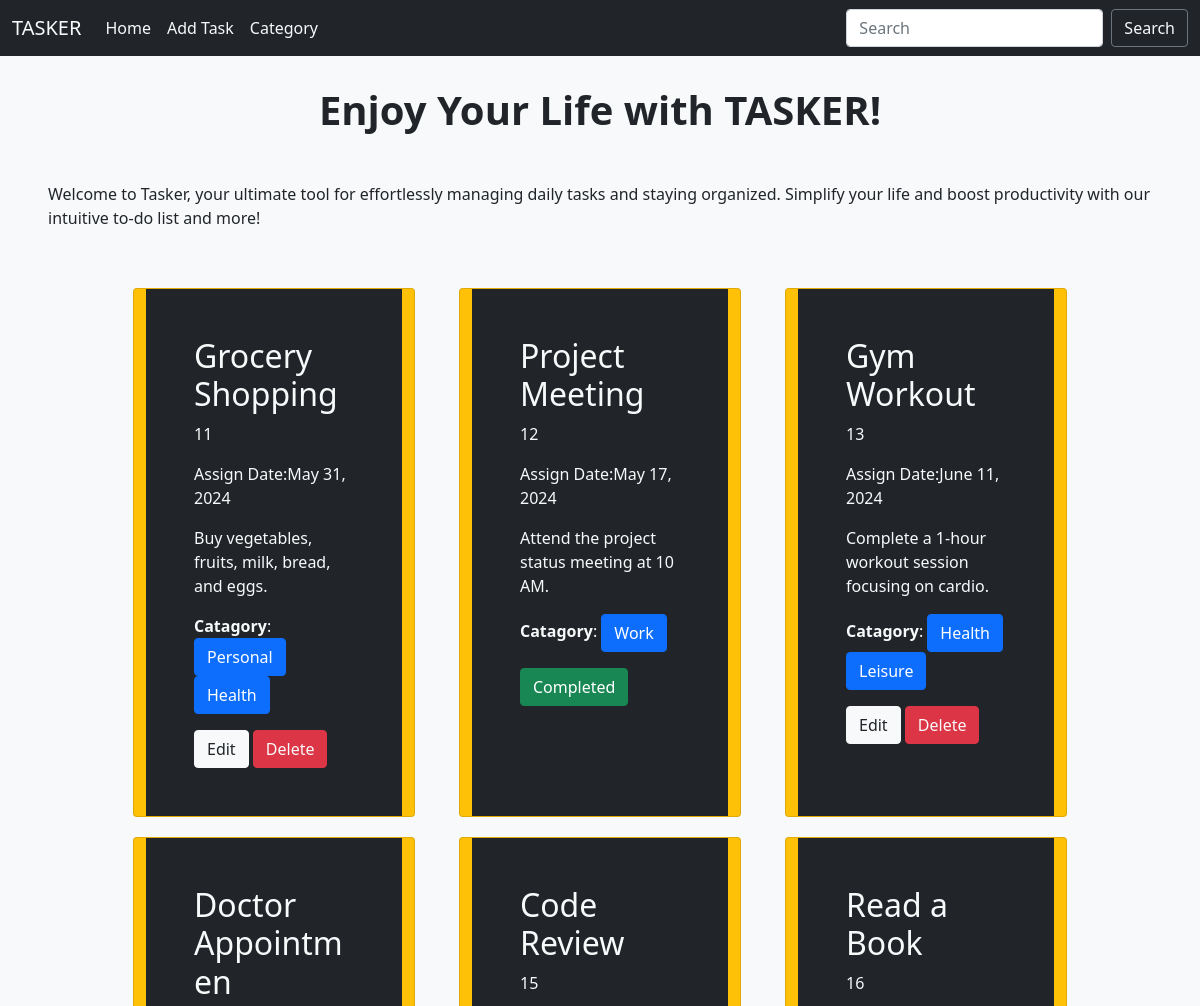
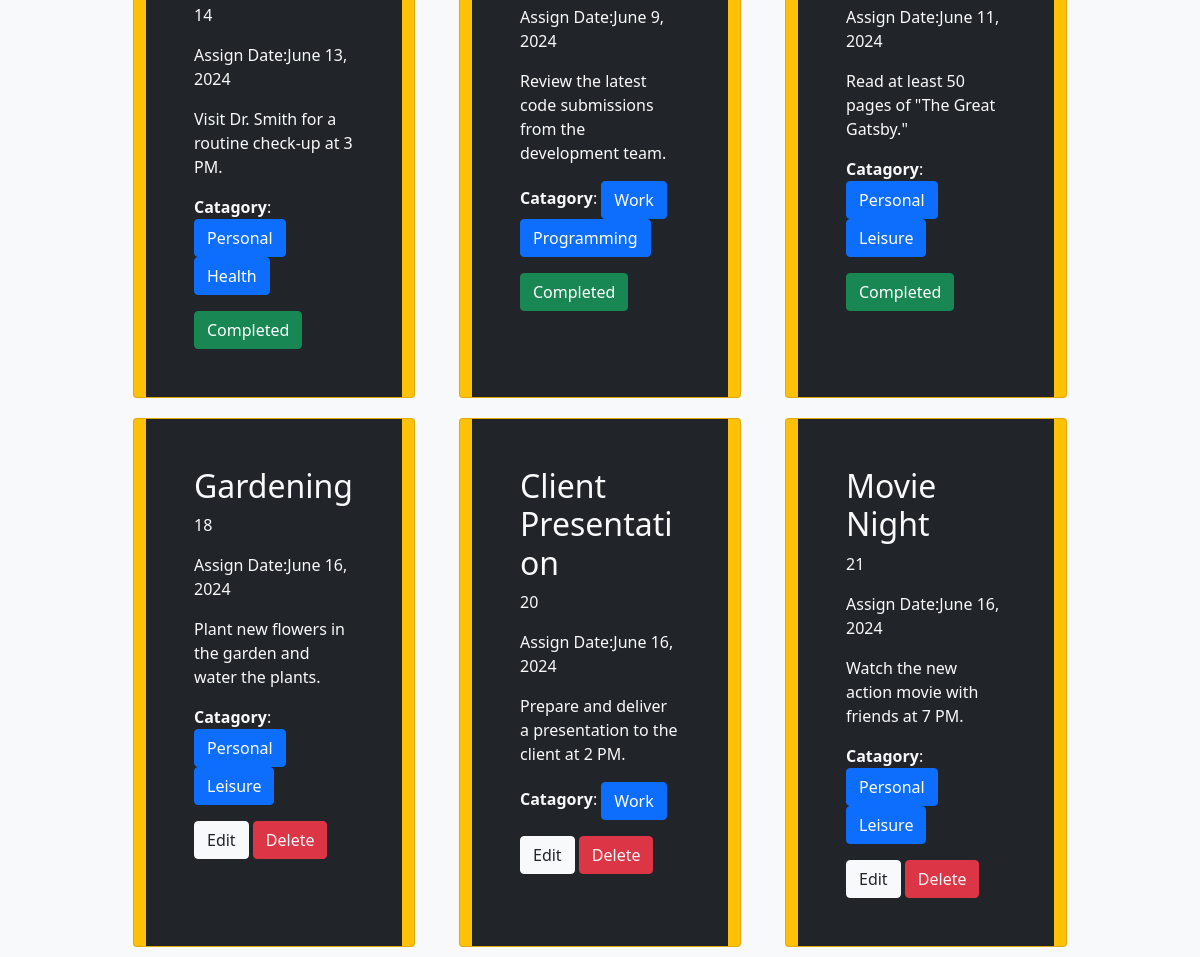
The page / on the database its author committed (2 pictures, top to bottom).
### task/models.py (models this page shows)
class Task(models.Model):
    Title=models.CharField(max_length=50)
    TaskDescription=models.TextField()
    Date=models.DateField()
    catagory=models.ManyToManyField(Category)
    complete=models.BooleanField(default=False)
    def __str__(self):
      return self.Title

### category/models.py (models this page shows)
class Category(models.Model):
   name=models.CharField(max_length=30)
   def __str__(self):
      return self.name

### Task_management/views.py (the view)
# urls.py: 2. Add a URL to urlpatterns:  path('', views.home, name='home')
def home(request):
    form=Task.objects.all()
    print(form)
    return render (request,'base.html',{'form':form})

### templates/base.html (shortened to what this page needs)
<!doctype html>
<html lang="en">
  <head>
    <link href="https://cdn.jsdelivr.net/npm/bootstrap@5.0.2/dist/css/bootstrap.min.css" rel="stylesheet">
    <nav class="navbar navbar-expand-lg navbar-light bg-dark">
        <div class="container-fluid">
          <a class="navbar-brand text-light" href="#">TASKER</a>
          <div class="collapse navbar-collapse" id="navbarSupportedContent">
            <ul class="navbar-nav me-auto mb-2 mb-lg-0">
              <li class="nav-item">
                <a class="nav-link active text-light" aria-current="page" href="{% url 'home' %}">Home</a>
              </li>
              <li class="nav-item">
                <a class="nav-link text-light" href="{% url 'add_task' %}">Add Task</a>
              </li>
              <li class="nav-item">
                <a class="nav-link text-light" href="{% url 'add_category' %}">Category</a>
              </li>
            </ul>
            <form class="d-flex">
              <input class="form-control me-2" type="search" placeholder="Search" aria-label="Search">
              <button class="btn btn-outline-secondary text-light" type="submit">Search</button>
            </form>
          </div>
        </div>
      </nav>
  </head>
  <body class='bg-light'>
    {%  block content %}
  <h1>  <b style="margin-top:30px;" class='row d-flex text-light justify-content-center text-dark'>Enjoy Your Life with TASKER!</b></h1>
  <p class='row d-flex justify-content-center m-5'>Welcome to Tasker, your ultimate tool for effortlessly managing daily tasks and staying organized. Simplify your life and boost productivity with our intuitive to-do list and more! </p>
  <div class="row d-flex justify-content-center">
    {% for i in form %}
    <div style="margin:10px" class="row col-lg-3 col-md-4 col-sm-6 d-flex flex-wrap ">
      <div class="card bg-warning">
        <div class="card-body bg-dark text-light p-5">
          <h2 style="align-item:center" class="card-title">{{i.Title}}</h2>
          <p class="card-text">{{i.id}}</p>
          <p class="card-text">Assign Date:{{i.Date}}</p>
          <p class="card-text">{{i.TaskDescription}}</p>
         <p><b> Catagory</b>:
          {% for j in i.catagory.all %}
          <button class='btn btn-primary' type='submit'>   {{j}} </button>
          {% endfor %}
        </p>
           {% if  i.complete %}
             <input class='btn btn-success' type='button' value='Completed'>
          {% else %}
             <a href='{% url "edit_task" i.id %}'  class='btn btn-light text-dark' > Edit </a>
             <a href='{% url "delete_task" i.id %}'  class='btn btn-danger text-light' > Delete </a>
            {% endif %}
        </div>
      </div>
    </div>
    {% endfor %}
  </div>
    {% endblock %}
  </body>
</html>

### rows shown on the page
Task: Title "Grocery Shopping", id "11", Date "May 31, 2024", TaskDescription "Buy vegetables, fruits, milk, bread, and eggs.", complete "Edit"
Category: name "Personal"
Category: name "Health"
Task: Title "Project Meeting", id "12", Date "May 17, 2024", TaskDescription "Attend the project status meeting at 10 AM."
Category: name "Work"
Task: Title "Gym Workout", id "13", Date "June 11, 2024", TaskDescription "Complete a 1-hour workout session focusing on cardio.", complete "Edit"
Category: name "Leisure"
Task: Title "Doctor Appointmen", id "14", Date "June 13, 2024", TaskDescription "Visit Dr. Smith for a routine check-up at 3 PM."
Task: Title "Code Review", id "15", Date "June 9, 2024", TaskDescription "Review the latest code submissions from the development team."
Category: name "Programming"
Task: Title "Read a Book", id "16", Date "June 11, 2024", TaskDescription "Read at least 50 pages of \"The Great Gatsby.\""
Task: Title "Gardening", id "18", Date "June 16, 2024", TaskDescription "Plant new flowers in the garden and water the plants.", complete "Edit"
Task: Title "Client Presentation", id "20", Date "June 16, 2024", TaskDescription "Prepare and deliver a presentation to the client at 2 PM.", complete "Edit"
Task: Title "Movie Night", id "21", Date "June 16, 2024", TaskDescription "Watch the new action movie with friends at 7 PM.", complete "Edit"
